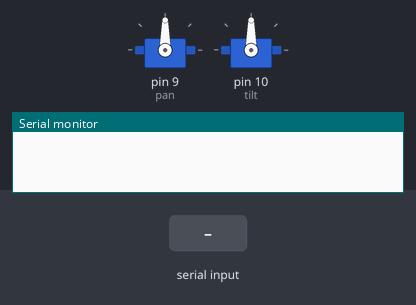
A sketch run on a simulated Arduino Uno, built with avr-gcc and run on an emulated ATmega328P. Parts: 2 × servo, the last lines printed to the serial monitor. The test bench sets the inputs (shaded band).

Above: at 1.2 s.
1.3 s: "X,45\n" received over Serial
At 2.5 s:
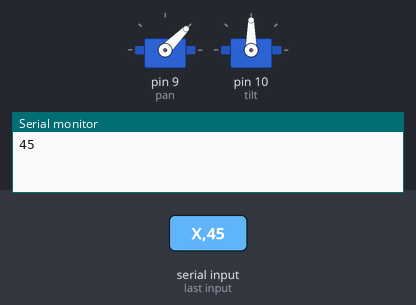
2.8 s: "X" received over Serial
At 4.2 s:
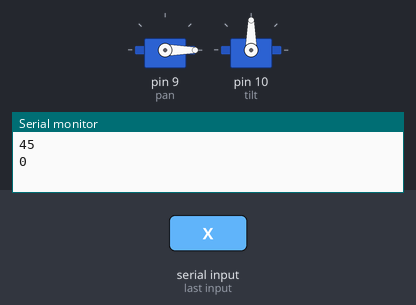
5.3 s: "X90\n" received over Serial
At 6.7 s:
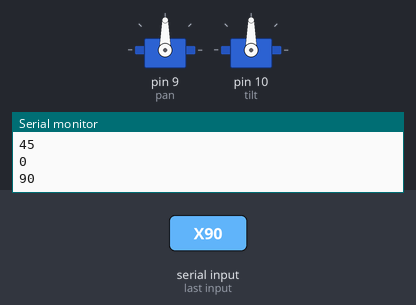
Timing chart, 0 to 8.3 s (numbered marks = the images above; inputs shaded):
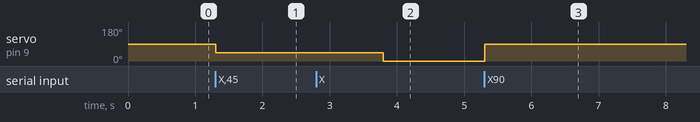

The sketch:

pan-tilt.ino
```cpp
#include <Servo.h>

Servo pan;
Servo tilt;

char inByte = 0; //串口接收的数据
int x=0;
int y=0;
String temp = "";

void setup()
{
  pan.attach(9);    //定义舵机的引脚为9，舵机只能是10，或者9引脚
  tilt.attach(10);
  Serial.begin(9600);  //设置波特率
}


void loop()
{
  if (Serial.available() > 0)
  {
    if(Serial.read() == 'X')
    {
      x = Serial.parseInt();
      pan.write(x);
      Serial.println(x);
      if(Serial.read() == 'Y')
      {
        y = Serial.parseInt();
        tilt.write(y);
        Serial.println(y);
      }
    }
    while(Serial.available() > 0)
    {
      Serial.read();
    }
  }
}
```

Measured:
- after the input at 1.3 s, servo on pin 9 (pan): 90° → 45° at once
- after the input at 2.8 s, servo on pin 9 (pan): 45° → 0° after 1.0 s
- after the input at 5.3 s, servo on pin 9 (pan): 0° → 90° at once
